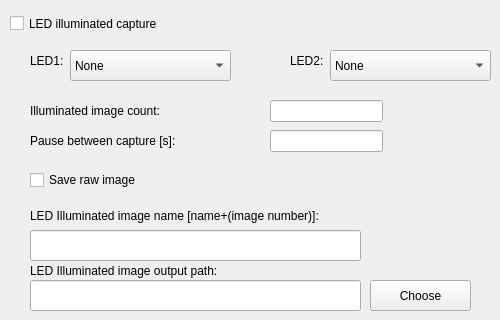
    <widget class="QWidget" name="tab_6">
     <attribute name="title">
      <string>LED Settings</string>
     </attribute>
     <widget class="QCheckBox" name="checkBox_5">
      <property name="geometry">
       <rect>
        <x>10</x>
        <y>10</y>
        <width>211</width>
        <height>27</height>
       </rect>
      </property>
      <property name="text">
       <string>LED illuminated capture</string>
      </property>
     </widget>
     <widget class="QComboBox" name="comboBox_3">
      <property name="geometry">
       <rect>
        <x>70</x>
        <y>50</y>
        <width>161</width>
        <height>31</height>
       </rect>
      </property>
      <item>
       <property name="text">
        <string>None</string>
       </property>
      </item>
      <item>
       <property name="text">
        <string>GPIO4 (Pin 7)</string>
       </property>
      </item>
      <item>
       <property name="text">
        <string>GPIO5 (Pin 29)</string>
       </property>
      </item>
      <item>
       <property name="text">
        <string>GPIO6 (Pin 31)</string>
       </property>
      </item>
      <item>
       <property name="text">
        <string>GPIO7 (Pin 26)</string>
       </property>
      </item>
      <item>
       <property name="text">
        <string>GPIO8 (Pin 24)</string>
       </property>
      </item>
      <item>
       <property name="text">
        <string>GPIO9 (Pin 21)</string>
       </property>
      </item>
      <item>
       <property name="text">
        <string>GPIO10 (Pin 19)</string>
       </property>
      </item>
      <item>
       <property name="text">
        <string>GPIO11 (Pin 23)</string>
       </property>
      </item>
      <item>
       <property name="text">
        <string>GPIO12 (Pin 32)</string>
       </property>
      </item>
      <item>
       <property name="text">
        <string>GPIO13 (Pin 33)</string>
       </property>
      </item>
      <item>
       <property name="text">
        <string>GPIO16 (Pin 36)</string>
       </property>
      </item>
      <item>
       <property name="text">
        <string>GPIO17 (Pin 11)</string>
       </property>
      </item>
      <item>
       <property name="text">
        <string>GPIO18 (Pin 12)</string>
       </property>
      </item>
      <item>
       <property name="text">
        <string>GPIO19 (Pin 35)</string>
       </property>
      </item>
      <item>
       <property name="text">
        <string>GPIO20 (Pin 38)</string>
       </property>
      </item>
      <item>
       <property name="text">
        <string>GPIO21 (Pin 40)</string>
       </property>
      </item>
      <item>
       <property name="text">
        <string>GPIO22 (Pin 15)</string>
       </property>
      </item>
      <item>
       <property name="text">
        <string>GPIO23 (Pin 16)</string>
       </property>
      </item>
      <item>
       <property name="text">
        <string>GPIO24 (Pin 18)</string>
       </property>
      </item>
      <item>
       <property name="text">
        <string>GPIO25 (Pin 22)</string>
       </property>
      </item>
      <item>
       <property name="text">
        <string>GPIO26 (Pin 37)</string>
       </property>
      </item>
      <item>
       <property name="text">
        <string>GPIO27 (Pin 13)</string>
       </property>
      </item>
     </widget>
     <widget class="QComboBox" name="comboBox_6">
      <property name="geometry">
       <rect>
        <x>330</x>
        <y>50</y>
        <width>161</width>
        <height>31</height>
       </rect>
      </property>
      <item>
       <property name="text">
        <string>None</string>
       </property>
      </item>
      <item>
       <property name="text">
        <string>GPIO4 (Pin 7)</string>
       </property>
      </item>
      <item>
       <property name="text">
        <string>GPIO5 (Pin 29)</string>
       </property>
      </item>
      <item>
       <property name="text">
        <string>GPIO6 (Pin 31)</string>
       </property>
      </item>
      <item>
       <property name="text">
        <string>GPIO7 (Pin 26)</string>
       </property>
      </item>
      <item>
       <property name="text">
        <string>GPIO8 (Pin 24)</string>
       </property>
      </item>
      <item>
       <property name="text">
        <string>GPIO9 (Pin 21)</string>
       </property>
      </item>
      <item>
       <property name="text">
        <string>GPIO10 (Pin 19)</string>
       </property>
      </item>
      <item>
       <property name="text">
        <string>GPIO11 (Pin 23)</string>
       </property>
      </item>
      <item>
       <property name="text">
        <string>GPIO12 (Pin 32)</string>
       </property>
      </item>
      <item>
       <property name="text">
        <string>GPIO13 (Pin 33)</string>
       </property>
      </item>
      <item>
       <property name="text">
        <string>GPIO16 (Pin 36)</string>
       </property>
      </item>
      <item>
       <property name="text">
        <string>GPIO17 (Pin 11)</string>
       </property>
      </item>
      <item>
       <property name="text">
        <string>GPIO18 (Pin 12)</string>
       </property>
      </item>
      <item>
       <property name="text">
        <string>GPIO19 (Pin 35)</string>
       </property>
      </item>
      <item>
       <property name="text">
        <string>GPIO20 (Pin 38)</string>
       </property>
      </item>
      <item>
       <property name="text">
        <string>GPIO21 (Pin 40)</string>
       </property>
      </item>
      <item>
       <property name="text">
        <string>GPIO22 (Pin 15)</string>
       </property>
      </item>
      <item>
       <property name="text">
        <string>GPIO23 (Pin 16)</string>
       </property>
      </item>
      <item>
       <property name="text">
        <string>GPIO24 (Pin 18)</string>
       </property>
      </item>
      <item>
       <property name="text">
        <string>GPIO25 (Pin 22)</string>
       </property>
      </item>
      <item>
       <property name="text">
        <string>GPIO26 (Pin 37)</string>
       </property>
      </item>
      <item>
       <property name="text">
        <string>GPIO27 (Pin 13)</string>
       </property>
      </item>
     </widget>
     <widget class="QLabel" name="label_39">
      <property name="geometry">
       <rect>
        <x>30</x>
        <y>50</y>
        <width>68</width>
        <height>22</height>
       </rect>
      </property>
      <property name="text">
       <string>LED1:</string>
      </property>
     </widget>
     <widget class="QLabel" name="label_41">
      <property name="geometry">
       <rect>
        <x>290</x>
        <y>50</y>
        <width>61</width>
        <height>21</height>
       </rect>
      </property>
      <property name="text">
       <string>LED2:</string>
      </property>
     </widget>
     <widget class="QLineEdit" name="lineEdit_24">
      <property name="geometry">
       <rect>
        <x>30</x>
        <y>230</y>
        <width>331</width>
        <height>31</height>
       </rect>
      </property>
      <property name="text">
       <string/>
      </property>
     </widget>
     <widget class="QLineEdit" name="lineEdit_25">
      <property name="geometry">
       <rect>
        <x>30</x>
        <y>280</y>
        <width>331</width>
        <height>31</height>
       </rect>
      </property>
      <property name="text">
       <string/>
      </property>
     </widget>
     <widget class="QLabel" name="label_38">
      <property name="geometry">
       <rect>
        <x>30</x>
        <y>200</y>
        <width>451</width>
        <height>31</height>
       </rect>
      </property>
      <property name="text">
       <string>LED Illuminated image name [name+(image number)]:</string>
      </property>
     </widget>
     <widget class="QLabel" name="label_40">
      <property name="geometry">
       <rect>
        <x>30</x>
        <y>260</y>
        <width>261</width>
        <height>21</height>
       </rect>
      </property>
      <property name="text">
       <string>LED Illuminated image output path:</string>
      </property>
     </widget>
     <widget class="QLabel" name="label_42">
      <property name="geometry">
       <rect>
        <x>30</x>
        <y>130</y>
        <width>211</width>
        <height>21</height>
       </rect>
      </property>
      <property name="text">
       <string>Pause between capture [s]:</string>
      </property>
     </widget>
     <widget class="QLineEdit" name="lineEdit_26">
      <property name="geometry">
       <rect>
        <x>270</x>
        <y>130</y>
        <width>113</width>
        <height>22</height>
       </rect>
      </property>
     </widget>
     <widget class="QLineEdit" name="lineEdit_27">
      <property name="geometry">
       <rect>
        <x>270</x>
        <y>100</y>
        <width>113</width>
        <height>22</height>
       </rect>
      </property>
     </widget>
     <widget class="QLabel" name="label_43">
      <property name="geometry">
       <rect>
        <x>30</x>
        <y>100</y>
        <width>201</width>
        <height>21</height>
       </rect>
      </property>
      <property name="text">
       <string>Illuminated image count:</string>
      </property>
     </widget>
     <widget class="QPushButton" name="pushButton_7">
      <property name="geometry">
       <rect>
        <x>370</x>
        <y>280</y>
        <width>101</width>
        <height>31</height>
       </rect>
      </property>
      <property name="text">
       <string>Choose</string>
      </property>
     </widget>
     <widget class="QCheckBox" name="checkBox_7">
      <property name="geometry">
       <rect>
        <x>30</x>
        <y>170</y>
        <width>281</width>
        <height>20</height>
       </rect>
      </property>
      <property name="text">
       <string>Save raw image</string>
      </property>
     </widget>
    </widget>
